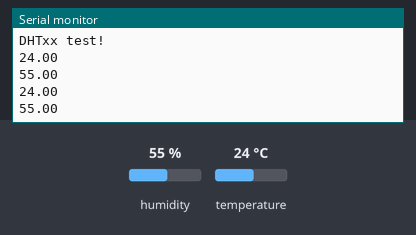
A sketch run on a simulated Arduino Uno, built with avr-gcc and run on an emulated ATmega328P. Shown: the last lines printed to the serial monitor. Inputs (shaded band) come from the test bench; at power-on: humidity 55 %, temperature 24 °C.

Above: at 2.8 s.
2.9 s: humidity set to 22 %
At 5.0 s:
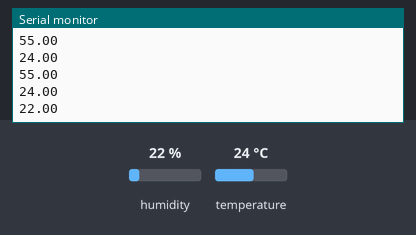
5.6 s: temperature set to 12 °C
At 7.4 s:
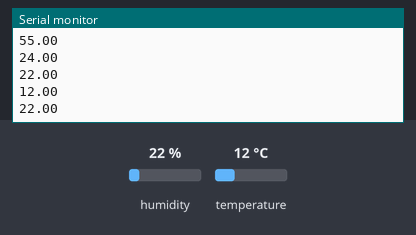
8.3 s: humidity set to 40 %
At 11.0 s:
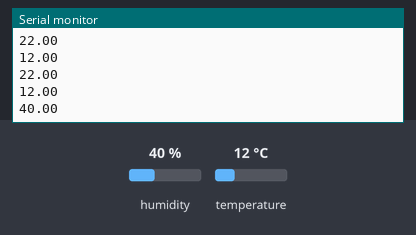
Timing chart, 0 to 12.5 s (numbered marks = the images above; inputs shaded):
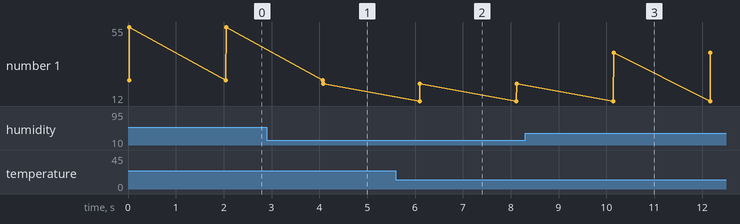

Measured:
- after the input at 2.9 s, the serial monitor: prints a new line after 1.2 s (image 1)
- after the input at 5.6 s, the serial monitor: prints a new line after 0.50 s (image 2)
- after the input at 8.3 s, the serial monitor: prints a new line after 1.9 s (image 3)
- plotted number 1: 55 → 22 after the input at 2.9 s, 22 → 40 after the input at 8.3 s

The sketch:

temperatureandhumidity.ino
```cpp
#include "DHT.h"

#define DHTTYPE DHT11

// DHT Sensor
uint8_t DHTPin = 13;

// Initialize DHT sensor.
DHT dht(DHTPin, DHTTYPE);

float Temperature;
float Humidity;

//int greenLed = 13;
int redLed = 12;
void setup() {

 Serial.begin(9600);

 Serial.println("DHTxx test!");

 pinMode(DHTPin, INPUT);

 dht.begin();


  //pinMode(greenLed, OUTPUT);
  //pinMode(redLed, OUTPUT);
}


void loop() {

  Temperature = dht.readTemperature();
  Humidity = dht.readHumidity();

   Serial.println(Temperature);
   Serial.println(Humidity);

   delay(2000);


  //digitalWrite(greenLed, LOW);
  //digitalWrite(redLed, HIGH);
  //delay(1000);
  //digitalWrite(greenLed, HIGH);
  //digitalWrite(redLed, LOW);
  //delay(2000);
}
```
